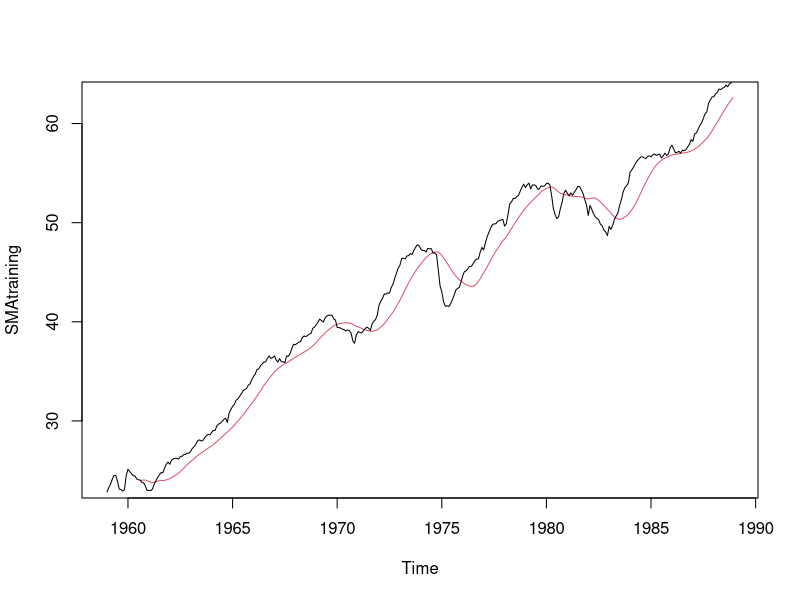
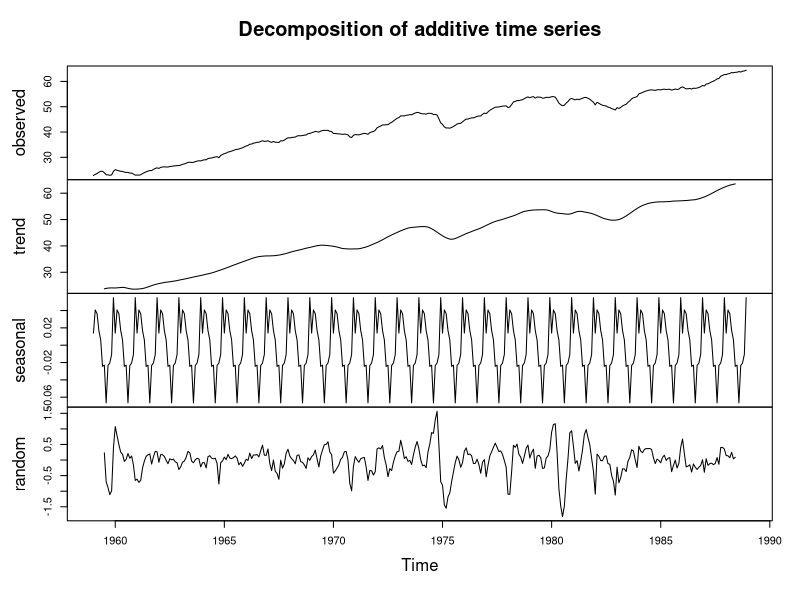
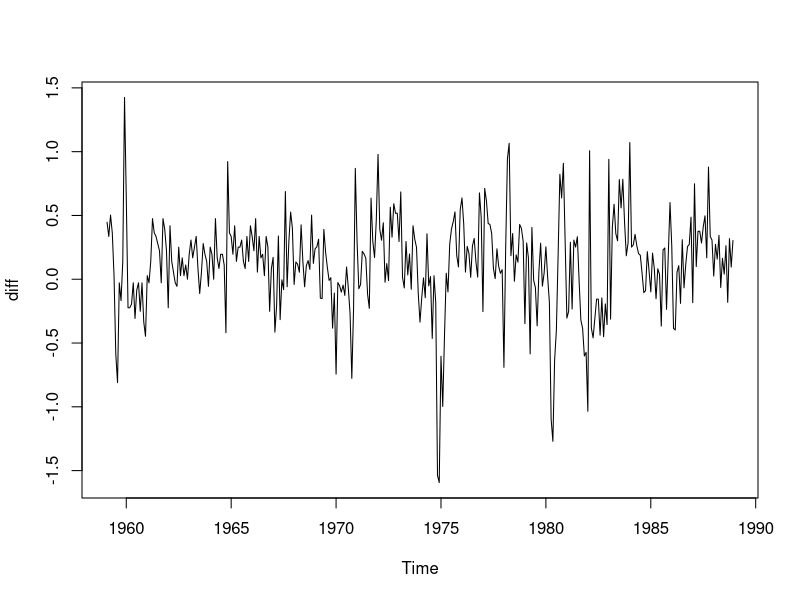
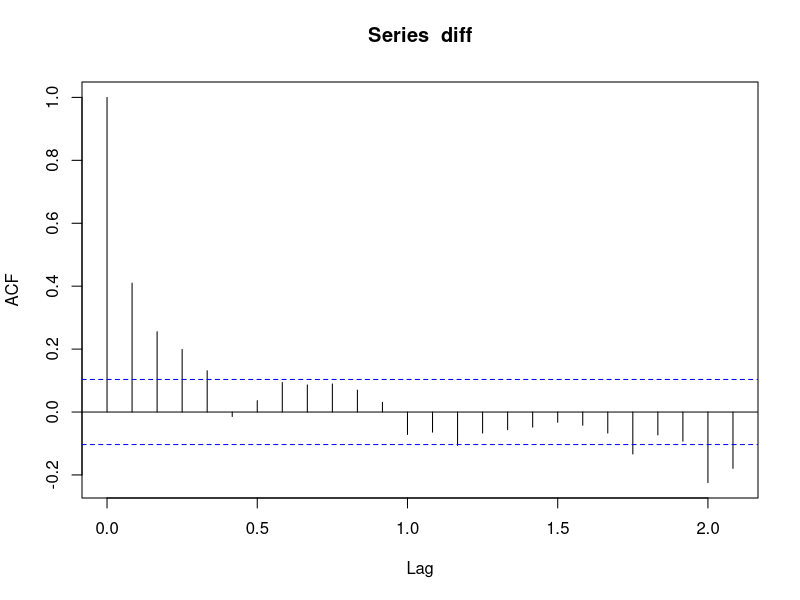
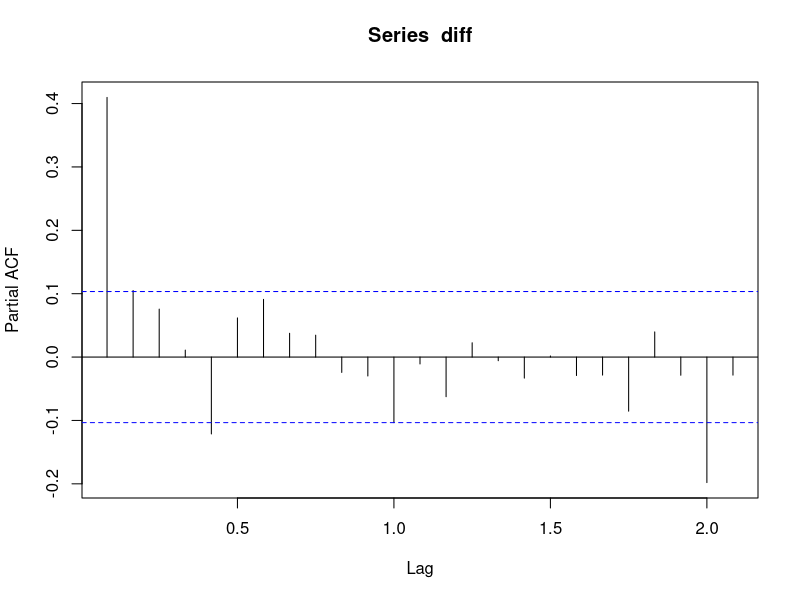

The R source for these figures, in order: (Note: this script raises an error after producing the figures.)
## ---- chunk 1
#Считать данные и создать из входных данных временной ряд:
training <- read.csv("training.csv", header = TRUE, sep = ",")
TStraining <- ts(data = training$Value,frequency = 12,start = c(1959,01,01))
## ---- chunk 2

library(TTR)
SMAtraining <- SMA(TStraining, n = 20)
SMAtraining <- ts(data = SMAtraining, frequency = 12, start = c(1959,01,01))
plot(SMAtraining, type="l", col=2)
lines(TStraining, type="l")

## ---- chunk 3
decompose = decompose(TStraining)
plot(decompose)
## ---- chunk 4
decompose_multi = decompose(TStraining, type = c("multi"))
## ---- chunk 5
library(urca)
test_season_add = ur.df(decompose$seasonal)
summary(test_season_add)
test_random_add = ur.df(decompose$random[20:340])
summary(test_random_add)

test_season_multi = ur.df(decompose_multi$seasonal)
summary(test_season_multi)
test_random_multi = ur.df(decompose_multi$random[20:340])
summary(test_random_multi)


## ---- chunk 6
diff <- diff(TStraining, differences = 1)
plot(diff)
dftest = ur.df(diff)
summary(dftest)
## ---- chunk 7
acf <- acf(x = diff,plot = TRUE)
pacf <- pacf(x = diff, plot = TRUE)
## ---- chunk 8
modelARIMA1 <- arima(TStraining, order=c(1,1,4))
modelARIMA1
modelARIMA2 <- arima(TStraining, order=c(0,1,4))
modelARIMA2
modelARIMA3 <- arima(TStraining, order=c(1,1,0))
modelARIMA3
modelARIMA4 <- arima(TStraining, order=c(1,1,1))
modelARIMA4
## ---- chunk 9
library("forecast")
arimaForecast <- forecast.Arima(modelARIMA2, h=60)
plot(arimaForecast)
testing <- read.csv("testing.csv", header = TRUE, sep = ",")
TStesting <- ts(data=testing$Value, frequency = 12 , start = c(1989,01,01))
lines(TStesting, type="l", col=2)
## ---- chunk 10
r2_score <- lm(arimaForecast$mean~TStesting)
summary(r2_score)
## ---- chunk 11
fc.etc=forecast(TStraining,h=60)
plot(fc.etc)
testing <- read.csv("testing.csv", header = TRUE, sep = ",")
TStesting <- ts(data = testing$Value,frequency = 12,start = c(1989,01,01))
lines(TStesting,type="l",col=2)
## ---- chunk 12
r2_score <- lm(fc.etc$mean~TStesting)
summary(r2_score)

